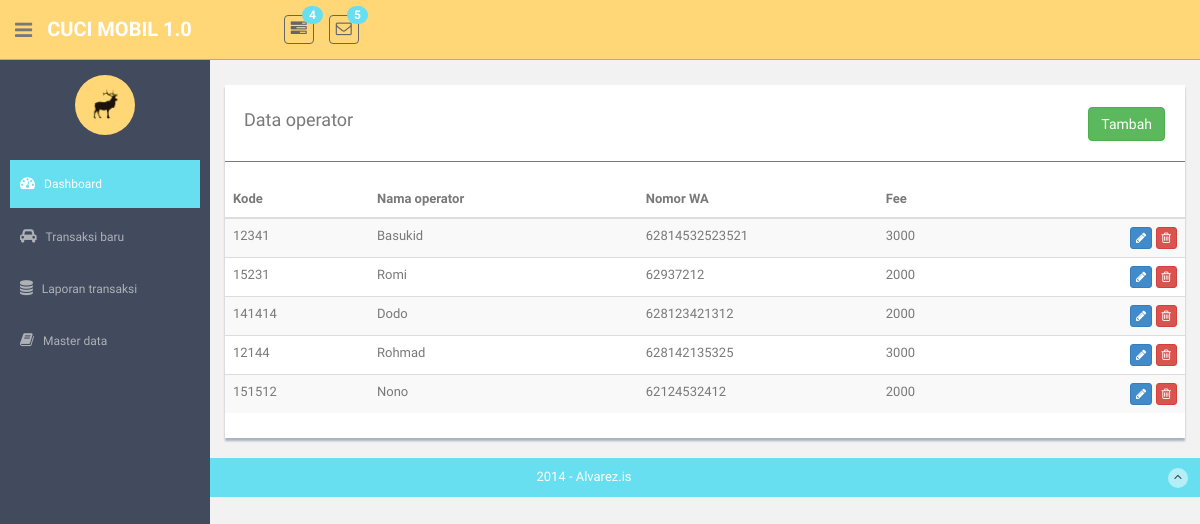
Screenshot of /operators with the database file from the repository.
### model/Operators.py (models this page shows)
class Operators(Model):
    id = IntegerField(primary_key=True)
    code = CharField(max_length=8)
    name = CharField(max_length=120)
    phone = CharField(max_length=12)
    fee = IntegerField()
    class Meta:
        database = db

### routes_operators.py (the view)
@app.route("/operators", methods=["GET"])
def operators():
    operators = OperatorsController.list_operators()
    return render_template('references/operators/operators-list.html', operators=operators)

### controller/OperatorsController.py (called while the page is built)
    @staticmethod
    def list_operators():
        operators = Operators.select()
        datas = []
        return Operators.select()

### templates/references/operators/operators-list.html (shortened to what this page needs)
{% extends "layout.html" %}
{% block content %}
<div class="row mt">
      <div class="col-md-12">
          <div class="content-panel">
              <table class="table table-striped table-advance table-hover">
                <div >
                    <div style="float:left;"><h4>&nbsp; Data operator</h4></div>
                    <div class="pull-right" style="padding-top:7px;padding-right:20px;">
                        <button class="btn btn-success " onclick="javscript:openModal(0)">Tambah</button>
                    </div>
                </div>
                <hr/>
                  <thead>
                  <tr>
                      <th width="15%"> Kode</th>
                      <th width="28%"> Nama operator</th>
                      <th width="25%"> Nomor WA</th>
                      <th width="20%"> Fee</th>
                      <th width="12%"></th>
                  </tr>
                  </thead>
                  <tbody>
                  {% for item in operators %}
                  <tr>
                      <td>{{ item.code }} </td>
                      <td>{{ item.name }} </td>
                      <td>{{ item.phone }} </td>
                      <td>{{ item.fee }} </td>
                      <td align="right">
                          <button class="btn btn-primary btn-xs"  onclick="javscript:openModal({{ item.id }})"><i class="fa fa-pencil"></i></button>
                          <button class="btn btn-danger btn-xs" onclick="javscript:deleteRecord({{ item.id }})"><i class="fa fa-trash-o "></i></button>
                      </td>
                  </tr>
                 {% endfor %}
                  </tbody>
              </table>
          </div>
      </div>
  </div>
{% endblock %}

### rows the page displays
Operators: code "12341", name "Basukid", phone "62814532523521", fee "3000"
Operators: code "15231", name "Romi", phone "62937212", fee "2000"
Operators: code "141414", name "Dodo", phone "628123421312", fee "2000"
Operators: code "12144", name "Rohmad", phone "628142135325", fee "3000"
Operators: code "151512", name "Nono", phone "62124532412", fee "2000"
